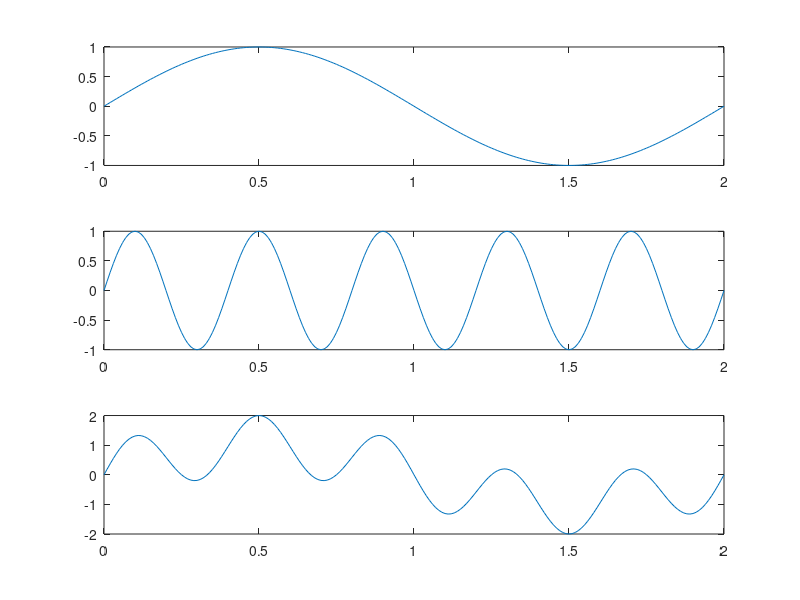

Reproduce this figure in MATLAB.
clear all
clc
T=100;
t=0:1/T:2;
f1=1;
y1=sin(f1*pi*t);
subplot(3,1,1)
plot(t,y1)

f2=5;
pha2=2*pi;
y2=sin(f2*pi*t+pha2);
subplot(3,1,2)
plot(t,y2)

y3=y1+y2;
subplot(3,1,3)
plot(t,y3)

